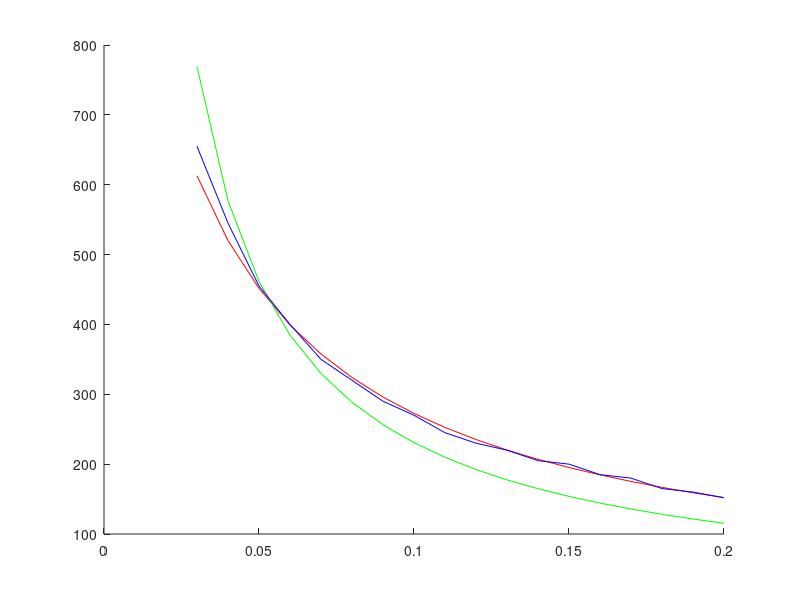

MATLAB code to generate this figure:
dist = [485 660 655 545 455 400 350 320 ...
    290 270 245 230 220 205 200 185 180 165 ...
    160 152 145 150 150 145 145 140 140 137 ...
    133 128 120 115 112 112];

fitDist = dist(3:20);
fitDist = 1./fitDist;
x = [3:20]*1e-2;
hold on;
% plot(x,fitDist)
P = polyfit(x,fitDist,1)
plot(x,1./(P(2)+P(1).*x),'r')
plot(x,23.0779./x,'g')
plot(x,dist(3:20),'b')